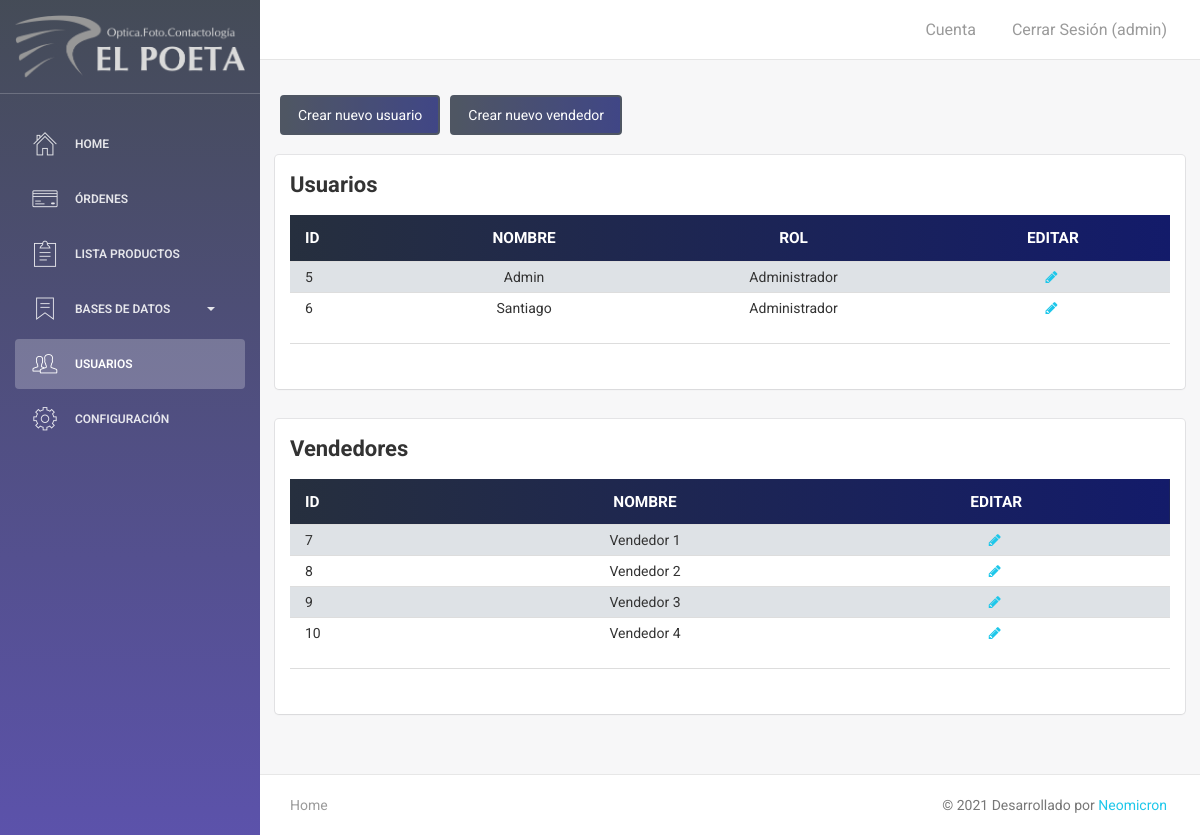
The page /usuarios.php (signed in) on the database its author committed.
### tables this page shows
CREATE TABLE `usuarios` (
  `id_usuario` int(11) NOT NULL,
  `nombre` varchar(50) NOT NULL DEFAULT '0',
  `rol` int(11) NOT NULL DEFAULT 0,
  `password` varchar(300) NOT NULL DEFAULT '0'
);

CREATE TABLE `vendedores` (
  `id_vendedor` int(11) NOT NULL,
  `nombre` varchar(50) NOT NULL DEFAULT '0',
  `password` varchar(300) NOT NULL DEFAULT '0'
);

### usuarios.php (called while the page is built)
<?php
include 'inc/sessions.php';
require 'config/conexion.php';
$active_usuarios="active";
require_once 'consultas/roles.php';
require_once 'consultas/usuarios.php';
require_once 'consultas/vendedores.php';
require 'views/usuarios.view.php';
?>

### inc/sessions.php (called while the page is built, shortened)
<?php
if (!isset($_SESSION['user_neo_stock'])) {
	header('Location: login');
} else{
	$usuario_login = $_SESSION['user_neo_stock'];
}
?>

### consultas/usuarios.php (called while the page is built)
<?php
$query = $con->prepare ('SELECT * FROM usuarios');
	$query->execute();
$usuarios = $query->fetchAll();
$query2 = $con->prepare("
SELECT * FROM usuarios
WHERE nombre = '$usuario_login'
");
$query2->execute();
$usuario_logueado = $query2->fetch();
?>

### consultas/roles.php (called while the page is built, shortened)
<?php
	function roles($rol){
		switch ($rol){
			case 1: $rol = "Administrador"; break;
		}
		return $rol;
	}
 ?>

### consultas/vendedores.php (called while the page is built)
<?php
$query = $con->prepare ('SELECT * FROM vendedores');
	$query->execute();
$vendedores = $query->fetchAll();
?>

### views/usuarios.view.php (the view, shortened to what this page needs)
<?php require 'views/header.php' ?>
<div class="wrapper">
    <?php include 'views/sidebar.php' ?>
    <?php include 'views/navbar.php' ?>
        <div class="content">
            <div class="container-fluid">
                <div class="row mb-4 d-flex">
                    <a class="btn btn-primary m-2" data-toggle="modal" data-target="#modal_add_user">Crear nuevo usuario</a>
                    <a class="btn btn-primary m-2" data-toggle="modal" data-target="#modal_add_vendedor">Crear nuevo vendedor</a>
                </div>
                <div class="row">
                    <div class="col-12">
                        <div class="card">
                            <div class="header">
                                <h4 class="title"><strong>Usuarios</strong></h4>
                            </div>
                            <div class="content">
                                <table style="width:100%; border-radius: 6px" class="display table table-striped table-sm" id="tabla_productos">
                                    <thead class="tabla-thead white-text">
                                        <th class="sorting">ID</th>
                                        <th class="text-center sorting">Nombre</th>
                                        <th class="text-center sorting">Rol</th>
                                        <th class="text-center sorting">Editar</th>
                                    </thead>
                                    <tbody>
                                        <?php foreach ($usuarios as $usuario): ?>
                                            <tr>
                                                <td><?php echo $usuario['id_usuario'] ?></td>
                                                <td class="text-center"><?php echo $usuario['nombre'] ?></td>
                                                <td class="text-center"><?php echo roles($usuario['rol']) ?></td>
                                                <td class="text-center"><a href="editar_usuario.php?id=<?php echo $usuario['id_usuario'] ?>"><i class="fa fa-pencil"></i></a></td>
                                            </tr>
                                        <?php endforeach ?>
                                    </tbody>
                                </table>
                                <div class="footer">
                                    <hr>
                                </div>
                            </div>
                        </div>
                    </div>
                </div>
                <div class="row">
                    <div class="col-12">
                        <div class="card">
                            <div class="header">
                                <h4 class="title"><strong>Vendedores</strong></h4>
                            </div>
                            <div class="content">
                                <table style="width:100%; border-radius: 6px" class="display table table-striped table-sm" id="tabla_productos">
                                    <thead class="tabla-thead white-text">
                                        <th class="sorting">ID</th>
                                        <th class="text-center sorting">Nombre</th>
                                        <th class="text-center sorting">Editar</th>
                                    </thead>
                                    <tbody>
                                        <?php foreach ($vendedores as $vendedor): ?>
                                            <tr>
                                                <td><?php echo $vendedor['id_vendedor'] ?></td>
                                                <td class="text-center"><?php echo $vendedor['nombre'] ?></td>
                                                <td class="text-center"><a href="editar_vendedor.php?id=<?php echo $vendedor['id_vendedor'] ?>"><i class="fa fa-pencil"></i></a></td>
                                            </tr>
                                        <?php endforeach ?>
                                    </tbody>
                                </table>
                                <div class="footer">
                                    <hr>
                                </div>
                            </div>
                        </div>
                    </div>
                </div>
            </div>
        </div>
<?php include 'views/footer.php' ?>
<?php include 'scripts/usuarios.php' ?>

### views/header.php (shortened to what this page needs)
<!doctype html>
<html lang="es">
<head>
    <link href="assets/css/bootstrap.min.css" rel="stylesheet" />
    <link href="assets/css/animate.min.css" rel="stylesheet"/>
    <link href="assets/css/light-bootstrap-dashboard.css?v=1.4.0" rel="stylesheet"/>
    <link href="assets/css/select2.min.css" rel="stylesheet" />
    <link href="assets/css/font-awesome.min.css" rel="stylesheet">
    <link href="assets/css/pe-icon-7-stroke.css" rel="stylesheet" />
    <link href="assets/css/style.css" rel="stylesheet" />
</head>
<body>

### views/sidebar.php (shortened to what this page needs)
<?php
    require_once 'consultas/usuarios.php';
 ?>
<div class="sidebar" data-color="dark" data-image="assets/img/sidebar-3.jpg">
    	<div class="sidebar-wrapper">
            <div class="logo">
                <a href="index" class="simple-text">
                    <img src="assets/img/Logo2blanco.png" alt="" class="w-100">
                </a>
            </div>
            <ul class="nav">
                <li class="<?php if (isset($active_home)){echo $active_home;}?>">
                    <a href="index">
                        <i class="pe-7s-home"></i>
                        <p>Home</p>
                    </a>
                </li>
                <li class="<?php if (isset($active_ordenes)){echo $active_ordenes;}?>">
                    <a href="ordenes">
                        <i class="pe-7s-credit"></i>
                        <p>Órdenes</p>
                    </a>
                </li>
                <li class="<?php if (isset($active_inventario)){echo $active_inventario;}?>">
                    <a href="inventario">
                        <i class="pe-7s-note2"></i>
                        <p>Lista Productos</p>
                    </a>
                </li>
                <li class="dropdown
                <?php if ((isset($active_pacientes) or isset($active_patologias) or isset($active_tratamientos))): ?>
                    active
                <?php endif ?>
                " >
                    <a role="button" data-toggle="collapse" href="#dd" aria-expanded="false">
                        <i class="pe-7s-ribbon"></i>
                        <p>Bases de datos <span class="caret"></span></p>
                    </a>
                </li>
                <?php if ($usuario_logueado['rol'] != 1): ?>
                <?php else: ?>
                    <li class="<?php if (isset($active_usuarios)){echo $active_usuarios;}?>">
                        <a href="usuarios">
                            <i class="pe-7s-users"></i>
                            <p>Usuarios</p>
                        </a>
                    </li>
                <?php endif ?>
                <?php if ($usuario_logueado['rol'] != 1): ?>
                <?php else: ?>
                    <li class="<?php if (isset($active_config)){echo $active_config;}?>">
                        <a href="configuracion">
                            <i class="pe-7s-config"></i>
                            <p>Configuración</p>
                        </a>
                    </li>
                <?php endif ?>
            </ul>
    	</div>
    </div>

### views/navbar.php (shortened to what this page needs)
<div class="main-panel">
    <nav class="navbar navbar-default navbar-fixed">
        <div class="container-fluid">
            <div class="collapse navbar-collapse">
                <ul class="nav navbar-nav navbar-right">
                    <li>
                       <a href="">
                           <p>Cuenta</p>
                        </a>
                    </li>
                    <li>
                        <a href="logout.php">
                            <p>Cerrar Sesión (<?php echo $usuario_login ?>)</p>
                        </a>
                    </li>
                </ul>
            </div>
        </div>
    </nav>

### views/footer.php (shortened to what this page needs)
        <footer class="footer">
            <div class="container-fluid">
                <nav class="pull-left">
                    <ul>
                        <li>
                            <a href="index">
                                Home
                            </a>
                        </li>
                    </ul>
                </nav>
                <p class="copyright pull-right">
                    &copy; <script>document.write(new Date().getFullYear())</script> Desarrollado por <a href="http://www.neomicron.com.ar">Neomicron</a>
                </p>
            </div>
        </footer>
    </div>
</div>
</body>
</html>

### assets/css/style.css (style rules this page uses)
#tabla_productos thead, #tabla_ventas thead, #tabla_ingresos thead, #tabla_pacientes thead { background: linear-gradient(to right, #262f3e 0%, #131b6a 100%); }
#tabla_productos thead .sorting, #tabla_productos thead .sorting_asc, #tabla_productos thead .sorting_desc, #tabla_pacientes thead .sorting, #tabla_pacientes thead .sorting_asc, #tabla_pacientes thead .sorting_desc, #tabla_compras thead, #tabla_ventas thead, #tabla_ingresos thead, #tabla_ingresos thead .sorting, #tabla_ingresos thead .sorting_asc, #tabla_ingresos thead .sorting_desc { font-weight: bold; color: #fff; font-size: 1.1em; cursor: pointer; padding-bottom: .75em; }
.table-striped>tbody>tr:nth-of-type(odd) { background-color:#dee2e6 }
.w-100 { width: 100%; min-width: 100% }
.table > tbody > tr > td { padding: 5px; }

### rows shown on the page
usuarios: id_usuario "5", nombre "Admin", rol "Administrador"
usuarios: id_usuario "6", nombre "Santiago", rol "Administrador"
vendedores: id_vendedor "7", nombre "Vendedor 1"
vendedores: id_vendedor "8", nombre "Vendedor 2"
vendedores: id_vendedor "9", nombre "Vendedor 3"
vendedores: id_vendedor "10", nombre "Vendedor 4"

### other values the page prints
$usuario_login "admin"
